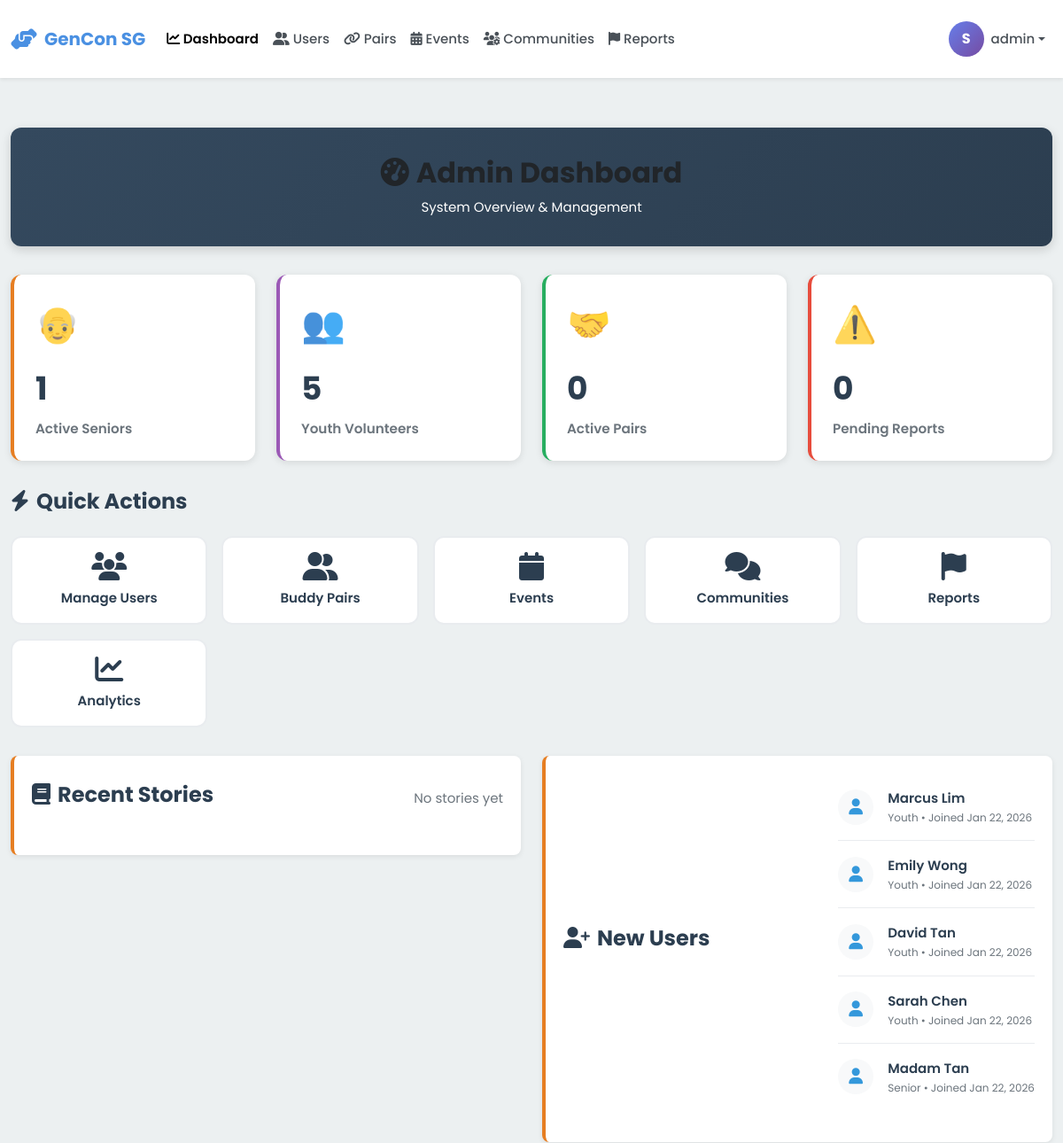
The app's page /admin/dashboard (signed in, upper part), older data.
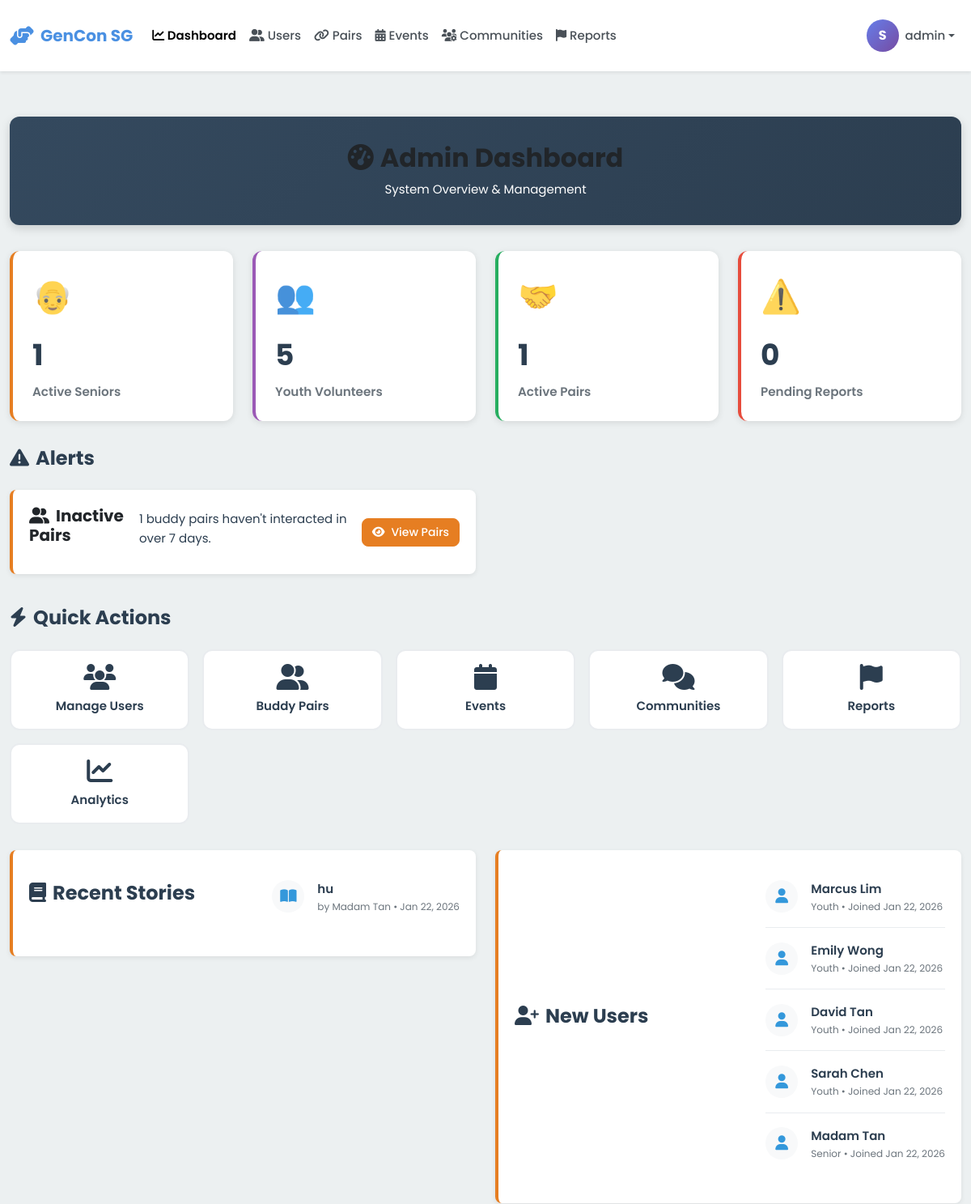
The same page, newer data.
### models.py (models this page shows, shortened)
class User(db.Model):
    __tablename__ = 'users'
    id = db.Column(db.Integer, primary_key=True)
    username = db.Column(db.String(80), unique=True, nullable=False, index=True)
    password_hash = db.Column(db.String(255), nullable=False)
    email = db.Column(db.String(120), unique=True, nullable=False, index=True)
    full_name = db.Column(db.String(120), nullable=False)
    phone = db.Column(db.String(20))
    age = db.Column(db.Integer, nullable=False)
    bio = db.Column(db.Text)  # User biography
    school = db.Column(db.String(255))  # School or organization for youth
    role = db.Column(db.String(20), nullable=False)  # 'senior', 'youth', or 'admin'
    profile_picture = db.Column(db.String(255), default='default-avatar.png')
    disable_reason = db.Column(db.Text)
    interests_json = db.Column(db.Text)  # Stores interests as JSON array
    languages_json = db.Column(db.Text)  # Stores languages as JSON array
    accessibility_settings_json = db.Column(db.Text)  # Stores settings as JSON object
    created_at = db.Column(db.DateTime, default=datetime.utcnow, nullable=False)
    last_active = db.Column(db.DateTime, default=datetime.utcnow, nullable=False)
    is_active = db.Column(db.Boolean, default=True)
    stories = db.relationship('Story', back_populates='user', lazy='dynamic')
    sent_messages = db.relationship('Message', foreign_keys='Message.sender_id',
                                   back_populates='sender', lazy='dynamic')
    received_messages = db.relationship('Message', foreign_keys='Message.recipient_id',
                                       back_populates='recipient', lazy='dynamic')
    senior_pairs = db.relationship('Pair', foreign_keys='Pair.senior_id',
                                   back_populates='senior', lazy='dynamic')
    youth_pairs = db.relationship('Pair', foreign_keys='Pair.youth_id',
                                 back_populates='youth', lazy='dynamic')
    streak = db.relationship('Streak', back_populates='user', uselist=False)
    badges = db.relationship('Badge', back_populates='user', lazy='dynamic')
    checkins = db.relationship('Checkin', back_populates='user', lazy='dynamic')
    @property
    def interests(self):
        """Get interests as Python list from JSON string."""
        if self.interests_json:
            return json.loads(self.interests_json)
        return []
    @interests.setter
    def interests(self, value):
        """Set interests from Python list, store as JSON string."""
        self.interests_json = json.dumps(value)
    @property
    def languages(self):
        """Get languages as Python list from JSON string."""
        if self.languages_json:
            return json.loads(self.languages_json)
        return []
    @languages.setter
    def languages(self, value):
        """Set languages from Python list, store as JSON string."""
        self.languages_json = json.dumps(value)
    @property
    def accessibility_settings(self):
        """Get accessibility settings as Python dict from JSON string."""
        if self.accessibility_settings_json:
            return json.loads(self.accessibility_settings_json)
        return {}

class Story(db.Model):
    __tablename__ = 'stories'
    id = db.Column(db.Integer, primary_key=True)
    user_id = db.Column(db.Integer, db.ForeignKey('users.id'), nullable=False, index=True)
    title = db.Column(db.String(200), nullable=False)
    content = db.Column(db.Text, nullable=False)
    category = db.Column(db.String(50), nullable=False)  # 5 categories
    photo_url = db.Column(db.String(255))  # Optional photo
    audio_url = db.Column(db.String(255))  # Optional voice recording
    created_at = db.Column(db.DateTime, default=datetime.utcnow, nullable=False, index=True)
    updated_at = db.Column(db.DateTime, default=datetime.utcnow, onupdate=datetime.utcnow)
    user = db.relationship('User', back_populates='stories')
    reactions = db.relationship('StoryReaction', back_populates='story',
                               lazy='dynamic', cascade='all, delete-orphan')
    comments = db.relationship('StoryComment', back_populates='story',
                              lazy='dynamic', cascade='all, delete-orphan')

### blueprints/admin.py (the view)
@admin_bp.route('/dashboard')
@admin_required
def dashboard():
    total_seniors = User.query.filter_by(role='senior', is_active=True).count()
    total_youth = User.query.filter_by(role='youth', is_active=True).count()
    active_pairs = Pair.query.filter_by(status='active').count()
    pending_reports = ChatReport.query.filter_by(status='pending').count()
    recent_stories = Story.query.order_by(Story.created_at.desc()).limit(5).all()
    recent_users = User.query.filter(User.role != 'admin')\
        .order_by(User.created_at.desc()).limit(5).all()
    inactive_threshold = datetime.utcnow() - timedelta(days=7)
    inactive_pairs = Pair.query.filter(
        Pair.status == 'active',
        Pair.last_interaction < inactive_threshold
    ).count()
    return render_template('admin/dashboard.html',
                         total_seniors=total_seniors,
                         total_youth=total_youth,
                         active_pairs=active_pairs,
                         pending_reports=pending_reports,
                         inactive_pairs=inactive_pairs,
                         recent_stories=recent_stories,
                         recent_users=recent_users)

### app.py (called while the page is built)
@app.context_processor
def inject_user():
    return dict(session=session)

### blueprints/admin.py (called while the page is built)
def admin_required(f):
    @wraps(f)
    def decorated_function(*args, **kwargs):
        if 'user_id' not in session:
            flash('Please login to access this page', 'warning')
            return redirect(url_for('auth.login', role='admin'))
        if session.get('role') != 'admin':
            flash('Access denied. Admin privileges required.', 'danger')
            return redirect(url_for('index'))
        return f(*args, **kwargs)
    return decorated_function

### templates/admin/dashboard.html (shortened to what the changed rows need)
{% extends "base.html" %}
{% block content %}
<div class="container-fluid py-4">
    <div class="admin-header text-center">
        <h1><i class="fas fa-tachometer-alt me-2"></i>Admin Dashboard</h1>
    </div>
    <div class="stats-grid">
        <div class="stat-card pairs">
            <div class="stat-icon">🤝</div>
            <div class="stat-value">{{ active_pairs }}</div>
            <div class="stat-label">Active Pairs</div>
        </div>
    </div>
    {% if inactive_pairs > 0 or pending_reports > 0 %}
    <div class="row">
        <div class="col-12">
            <h2 class="section-title"><i class="fas fa-exclamation-triangle me-2"></i>Alerts</h2>
        </div>
    </div>
    <div class="row mb-4">
        {% if inactive_pairs > 0 %}
        <div class="col-md-6">
            <div class="alert-card warning">
                <h5><i class="fas fa-user-friends me-2"></i>Inactive Pairs</h5>
                <p class="mb-2">{{ inactive_pairs }} buddy pairs haven't interacted in over 7 days.</p>
                <a href="{{ url_for('admin.pairs') }}" class="btn btn-warning btn-sm">
                    <i class="fas fa-eye me-2"></i>View Pairs
                </a>
            </div>
        </div>
        {% endif %}
    </div>
    {% endif %}
    <div class="row">
        <div class="col-12">
            <h2 class="section-title"><i class="fas fa-bolt me-2"></i>Quick Actions</h2>
        </div>
    </div>
    <div class="row">
        <div class="col-md-6">
            <div class="alert-card">
                <ul class="activity-list">
                    {% for story in recent_stories %}
                    <li class="activity-item">
                        <div class="activity-icon">
                            <i class="fas fa-book-open"></i>
                        </div>
                        <div class="activity-content">
                            <div class="activity-title">{{ story.title }}</div>
                            <div class="activity-time">
                                by {{ story.user.full_name }} • {{ story.created_at.strftime('%b %d, %Y') }}
                            </div>
                        </div>
                    </li>
                    {% else %}
                    <li class="activity-item">
                        <div class="text-muted">No stories yet</div>
                    </li>
                    {% endfor %}
                </ul>
            </div>
        </div>
        <div class="col-md-6">
            <div class="alert-card">
                <ul class="activity-list">
                    {% for user in recent_users %}
                    <li class="activity-item">
                        <div class="activity-icon">
                            <i class="fas fa-user"></i>
                        </div>
                        <div class="activity-content">
                            <div class="activity-title">{{ user.full_name }}</div>
                            <div class="activity-time">
                                {{ user.role|capitalize }} • Joined {{ user.created_at.strftime('%b %d, %Y') }}
                            </div>
                        </div>
                    </li>
                    {% else %}
                    <li class="activity-item">
                        <div class="text-muted">No recent users</div>
                    </li>
                    {% endfor %}
                </ul>
            </div>
        </div>
    </div>
</div>
{% endblock %}

Row changes from the older to the newer data that the page shows:
added Story: title "hu", user.full_name "Madam Tan", created_at "Jan 22, 2026"
Text that changed along with them:
{{ active_pairs }}: "0" → "1"
{{ inactive_pairs }}: (not shown) → "1"
text no longer shown: "No stories yet"
text now shown: "Alerts Inactive Pairs buddy pairs haven't interacted in over 7 days. View Pairs"
